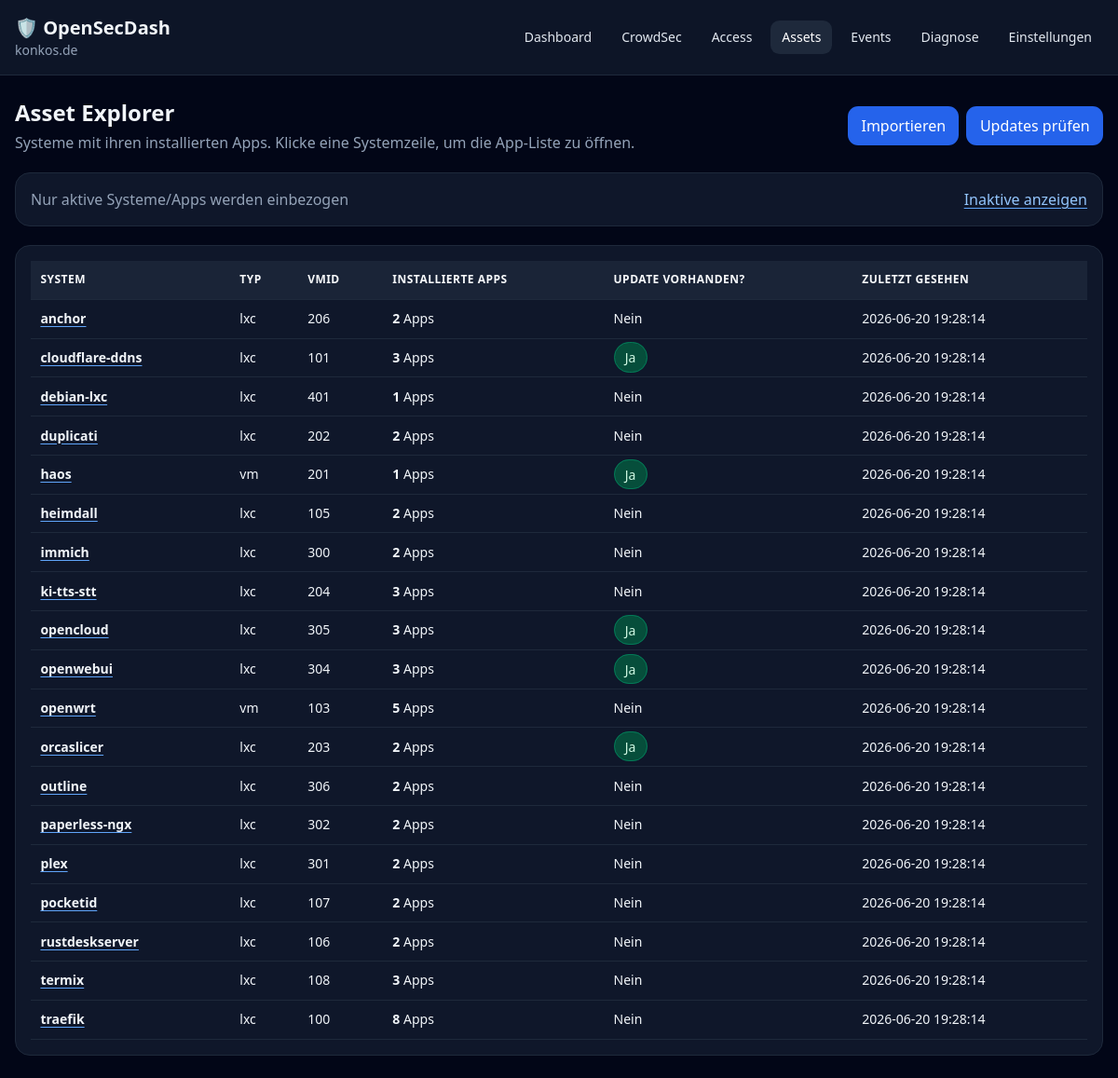
Page /assets on the committed database.
### app/models/settings.py (models this page shows)
class Setting(Base):
    __tablename__ = "settings"
    id: Mapped[int] = mapped_column(primary_key=True)
    key: Mapped[str] = mapped_column(
        String(100),
        unique=True,
        index=True,
    )
    value: Mapped[str] = mapped_column(
        String(5000)
    )

### app/models/systems.py (models this page shows)
class System(Base):
    __tablename__ = "systems"
    id: Mapped[int] = mapped_column(primary_key=True)
    vmid: Mapped[str] = mapped_column(String(100), unique=True, index=True)
    hostname: Mapped[str] = mapped_column(String(255), index=True)
    system_type: Mapped[str] = mapped_column(String(100), default="custom")
    last_seen: Mapped[datetime | None] = mapped_column(DateTime, nullable=True)
    assets = relationship("Asset", back_populates="system")

### app/models/assets.py (models this page shows)
class Asset(Base):
    __tablename__ = "assets"
    id: Mapped[int] = mapped_column(primary_key=True)
    system_id: Mapped[int] = mapped_column(ForeignKey("systems.id"), index=True)
    system = relationship("System", back_populates="assets")
    name: Mapped[str] = mapped_column(String(255), index=True)
    type: Mapped[str] = mapped_column(String(50), default="application")
    description: Mapped[str | None] = mapped_column(Text, nullable=True)
    enabled: Mapped[bool] = mapped_column(Boolean, default=True)
    is_active: Mapped[bool] = mapped_column(Boolean, default=True, index=True)
    last_seen: Mapped[datetime | None] = mapped_column(DateTime, nullable=True)
    hostname: Mapped[str | None] = mapped_column(String(255), nullable=True, index=True)
    url: Mapped[str | None] = mapped_column(String(2048), nullable=True)
    version: Mapped[str] = mapped_column(String(255), default="")
    latest_version: Mapped[str | None] = mapped_column(String(255), nullable=True)
    icon: Mapped[str | None] = mapped_column(String(255), nullable=True)
    tags: Mapped[dict | None] = mapped_column(JSON, nullable=True)
    release_url: Mapped[str | None] = mapped_column(String(2048), nullable=True)
    release_api_url: Mapped[str | None] = mapped_column(String(2048), nullable=True)
    release_web_url: Mapped[str | None] = mapped_column(String(2048), nullable=True)
    update_check_type: Mapped[str] = mapped_column(String(50), default="github_release")
    update_available: Mapped[bool] = mapped_column(Boolean, default=False, index=True)
    last_checked: Mapped[datetime | None] = mapped_column(DateTime, nullable=True)

### app/api/pages.py (the view)
@router.get("/assets")
def assets_page(request: Request, show_inactive: bool = False, db: Session = Depends(get_db)):
    systems = db.query(System).order_by(System.hostname).all()
    system_rows = []
    for system in systems:
        apps_query = db.query(Asset).filter(Asset.system_id == system.id)
        if not show_inactive:
            apps_query = apps_query.filter(Asset.is_active == True)
        app_count = apps_query.count()
        update_available = (
            apps_query.filter(Asset.update_available == True).count() > 0
        )
        last_seen = (
            apps_query.order_by(Asset.last_seen.desc()).first().last_seen
            if app_count
            else system.last_seen
        )
        system_rows.append(
            {
                "system": system,
                "app_count": app_count,
                "update_available": update_available,
                "last_seen": last_seen,
            }
        )
    return render(request, db, "assets.html", system_rows=system_rows, show_inactive=show_inactive)

### app/templates/assets.html (shortened to what this page needs)
{% extends "base.html" %}
{% block content %}
    <div class="flex flex-col md:flex-row md:items-center justify-between gap-4 mb-5">
        <div>
            <h2 class="text-2xl font-semibold">{{ t("assets.explorer_title") }}</h2>
            <p class="muted mt-1">{{ t("assets.explorer_description") }}</p>
        </div>
        <div class="flex gap-2">
            <form method="post" action="/assets/import-source">
                <button class="btn">{{ t("assets.import") }}</button>
            </form>
            <form method="post" action="/assets/refresh-updates">
                <button class="btn">{{ t("assets.check_updates") }}</button>
            </form>
        </div>
    </div>
    <div class="card mb-5 flex items-center justify-between gap-4">
        <span class="muted">{{ t("assets.inactive_included") if show_inactive else t("assets.only_active_counted") }}</span>
        <a class="text-blue-300" href="{{ '/assets' if show_inactive else '/assets?show_inactive=true' }}">
            {{ t("assets.hide_inactive") if show_inactive else t("assets.show_inactive") }}
        </a>
    </div>
    <div class="hidden md:block card overflow-x-auto">
        <table class="w-full text-sm">
            <thead>
                <tr>
                    <th>{{ t("assets.system") }}</th>
                    <th>{{ t("assets.system_type") }}</th>
                    <th>{{ t("assets.vmid") }}</th>
                    <th>{{ t("assets.installed_apps") }}</th>
                    <th>{{ t("assets.any_update") }}</th>
                    <th>{{ t("assets.last_seen") }}</th>
                </tr>
            </thead>
            <tbody>
                {% for row in system_rows %}
                    <tr class="cursor-pointer hover:bg-slate-900" onclick="window.location='/assets/system/{{ row.system.id }}'">
                        <td><a href="/assets/system/{{ row.system.id }}" class="font-semibold">{{ row.system.hostname }}</a></td>
                        <td>{{ row.system.system_type }}</td>
                        <td>{{ row.system.vmid }}</td>
                        <td><strong>{{ row.app_count }}</strong> {{ t("assets.installed_apps_value") }}</td>
                        <td>
                            {% if row.update_available %}
                                <span class="badge">{{ t("common.yes") }}</span>
                            {% else %}
                                {{ t("common.no") }}
                            {% endif %}
                        </td>
                        <td>{{ row.last_seen|datetime }}</td>
                    </tr>
                {% else %}
                    <tr>
                        <td colspan="6">{{ t("assets.no_systems") }}</td>
                    </tr>
                {% endfor %}
            </tbody>
        </table>
    </div>
{% endblock %}

### app/templates/base.html (shortened to what this page needs)
<!doctype html>
<html lang="{{ language }}" x-data="{menu:false}">
    <head>
        <script src="https://cdn.tailwindcss.com"></script>
        <link rel="stylesheet" href="/static/css/app.css">
    </head>
    <body class="bg-slate-950 text-slate-100 min-h-screen">
        {% set current_path = request.url.path %}
        {% set top_level_paths = ['/', '/crowdsec', '/access', '/assets', '/events', '/diagnostics', '/settings'] %}
        <header class="border-b border-slate-800 bg-slate-900/90 sticky top-0 z-10">
            <div class="max-w-7xl mx-auto px-4 py-4 flex items-center justify-between gap-4">
                <a href="/" class="brand-link flex flex-col">
                    <span class="text-xl font-bold">🛡 {{ t("app.name") }}</span>
                    <span class="text-sm text-slate-400">{{ domain or t("common.local_instance") }}</span>
                </a>
                <nav class="hidden md:flex gap-2 text-sm">
                    <a class="nav {{ 'nav-active' if current_path == '/' else '' }}" href="/">{{ t("nav.dashboard") }}</a>
                    <a class="nav {{ 'nav-active' if current_path.startswith('/crowdsec') else '' }}" href="/crowdsec">{{ t("nav.crowdsec") }}</a>
                    <a class="nav {{ 'nav-active' if current_path.startswith('/access') else '' }}" href="/access">{{ t("nav.access") }}</a>
                    <a class="nav {{ 'nav-active' if current_path.startswith('/assets') else '' }}" href="/assets">{{ t("nav.assets") }}</a>
                    <a class="nav {{ 'nav-active' if current_path.startswith('/events') or current_path.startswith('/ip') else '' }}" href="/events">{{ t("nav.events") }}</a>
                    <a class="nav {{ 'nav-active' if current_path.startswith('/diagnostics') else '' }}" href="/diagnostics">{{ t("nav.diagnostics") }}</a>
                    <a class="nav {{ 'nav-active' if current_path.startswith('/settings') else '' }}" href="/settings">{{ t("nav.settings") }}</a>
                </nav>
            </div>
        </header>
        <main class="max-w-7xl mx-auto px-4 py-6">
            {% block content %}{% endblock %}
        </main>
    </body>
</html>

### app/static/css/app.css (style rules this page uses)
a { color: #93c5fd; }
a:not(.nav):not(.btn):not(.btn-small):not(.card):not(.brand-link) { text-decoration: underline; text-decoration-color: #60a5fa; text-underline-offset: .18rem; }
a.card, .brand-link { color: inherit; text-decoration: none; }
thead { background: rgba(30, 41, 59, .75); }
th { color: #f8fafc; font-size: .75rem; font-weight: 700; letter-spacing: .04em; text-align: left; text-transform: uppercase; }
td, th { border-bottom: 1px solid rgb(30 41 59); padding: .65rem; vertical-align: top; }
.nav { border-radius: .6rem; color: #e2e8f0; padding: .5rem .75rem; text-decoration: none; }
.nav:hover, .nav-active { background: #1e293b; color: white; }
.card { background: rgb(15 23 42); border: 1px solid rgb(30 41 59); border-radius: 1rem; padding: 1rem; }
.btn, .btn-small { background: #2563eb; border-radius: .7rem; color: white; display: inline-flex; min-height: 2.5rem; align-items: center; justify-content: center; padding: .55rem .9rem; }
.badge { background: #064e3b; border: 1px solid #047857; border-radius: 999px; color: #d1fae5; padding: .35rem .7rem; }
.muted { color: #94a3b8; }

### rows in the picture
Setting: value "konkos.de"
System: system.hostname "anchor", system.system_type "lxc", system.vmid "206"
Asset: last_seen "2026-06-20 19:28:14"
System: system.hostname "cloudflare-ddns", system.system_type "lxc", system.vmid "101"
Asset: last_seen "2026-06-20 19:28:14"
System: system.hostname "debian-lxc", system.system_type "lxc", system.vmid "401"
Asset: last_seen "2026-06-20 19:28:14"
System: system.hostname "duplicati", system.system_type "lxc", system.vmid "202"
Asset: last_seen "2026-06-20 19:28:14"
System: system.hostname "haos", system.system_type "vm", system.vmid "201"
Asset: last_seen "2026-06-20 19:28:14"
System: system.hostname "heimdall", system.system_type "lxc", system.vmid "105"
Asset: last_seen "2026-06-20 19:28:14"
System: system.hostname "immich", system.system_type "lxc", system.vmid "300"
Asset: last_seen "2026-06-20 19:28:14"
System: system.hostname "ki-tts-stt", system.system_type "lxc", system.vmid "204"
Asset: last_seen "2026-06-20 19:28:14"
System: system.hostname "opencloud", system.system_type "lxc", system.vmid "305"
Asset: last_seen "2026-06-20 19:28:14"
System: system.hostname "openwebui", system.system_type "lxc", system.vmid "304"
Asset: last_seen "2026-06-20 19:28:14"
System: system.hostname "openwrt", system.system_type "vm", system.vmid "103"
Asset: last_seen "2026-06-20 19:28:14"
System: system.hostname "orcaslicer", system.system_type "lxc", system.vmid "203"
Asset: last_seen "2026-06-20 19:28:14"
System: system.hostname "outline", system.system_type "lxc", system.vmid "306"
Asset: last_seen "2026-06-20 19:28:14"
System: system.hostname "paperless-ngx", system.system_type "lxc", system.vmid "302"
Asset: last_seen "2026-06-20 19:28:14"
System: system.hostname "plex", system.system_type "lxc", system.vmid "301"
Asset: last_seen "2026-06-20 19:28:14"
System: system.hostname "pocketid", system.system_type "lxc", system.vmid "107"
Asset: last_seen "2026-06-20 19:28:14"
System: system.hostname "rustdeskserver", system.system_type "lxc", system.vmid "106"
Asset: last_seen "2026-06-20 19:28:14"
System: system.hostname "termix", system.system_type "lxc", system.vmid "108"
Asset: last_seen "2026-06-20 19:28:14"
System: system.hostname "traefik", system.system_type "lxc", system.vmid "100"
Asset: last_seen "2026-06-20 19:28:14"

### other values in the picture
{{ t("app.name") }} "OpenSecDash"
{{ t("nav.dashboard") }} "Dashboard"
{{ t("nav.crowdsec") }} "CrowdSec"
{{ t("nav.access") }} "Access"
{{ t("nav.assets") }} "Assets"
{{ t("nav.events") }} "Events"
{{ t("nav.diagnostics") }} "Diagnose"
{{ t("nav.settings") }} "Einstellungen"
{{ t("assets.explorer_title") }} "Asset Explorer"
{{ t("assets.explorer_description") }} "Systeme mit ihren installierten Apps. Klicke eine Systemzeile, um die App-Liste zu öffnen."
{{ t("assets.import") }} "Importieren"
{{ t("assets.check_updates") }} "Updates prüfen"
{{ t("assets.system") }} "SYSTEM"
{{ t("assets.system_type") }} "TYP"
{{ t("assets.vmid") }} "VMID"
